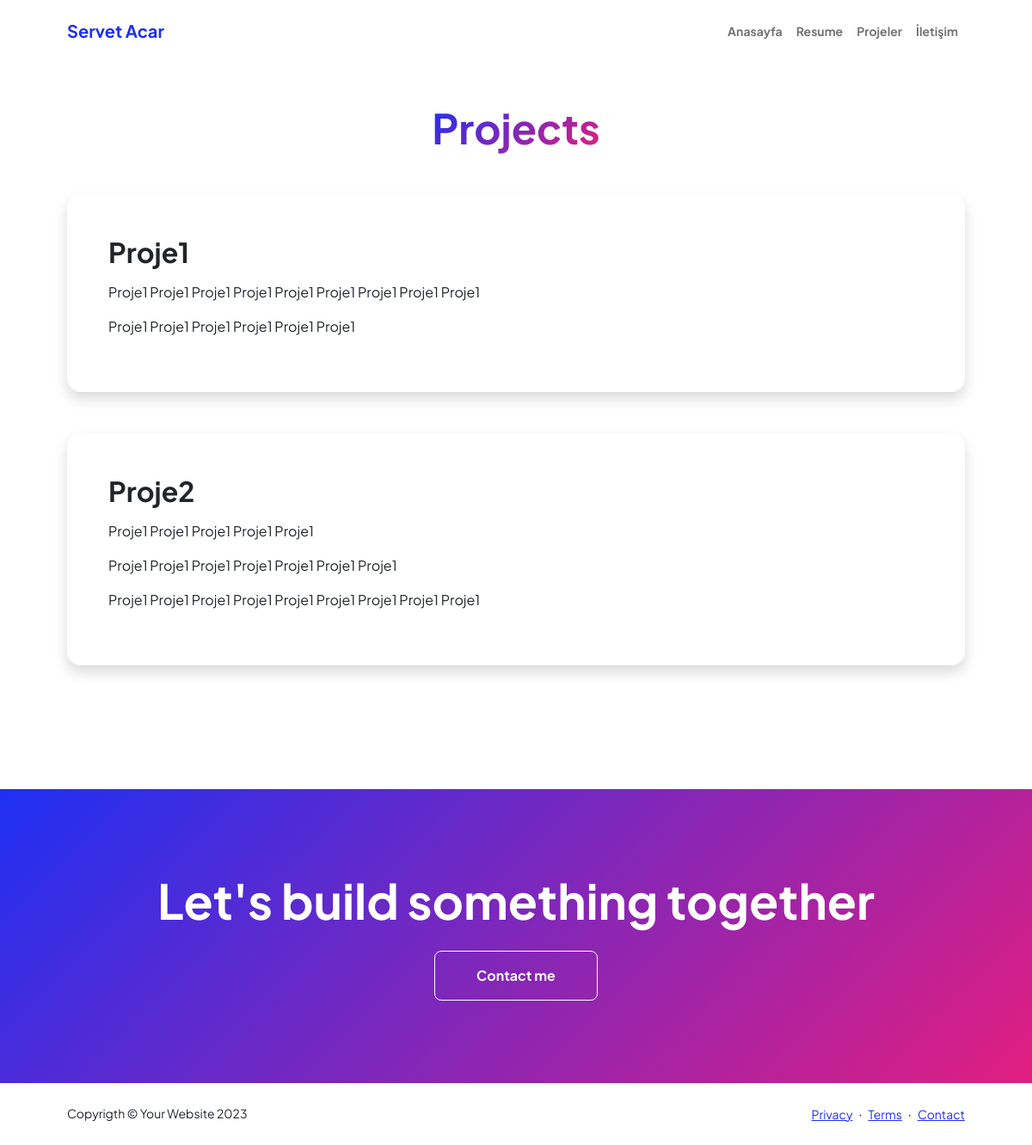
Screenshot of /projeler with the database file from the repository.
### base/models.py (models this page shows)
class Navbar(models.Model):
    title = models.CharField(max_length=500, null=True, blank=True)
    home = models.CharField(max_length=500, null=True, blank=True)
    resume = models.CharField(max_length=500, null=True, blank=True)
    projects = models.CharField(max_length=500, null=True, blank=True)
    contact = models.CharField(max_length=500, null=True, blank=True)
    class Meta:
        verbose_name = ("Navbar")
        verbose_name_plural = ("Navbardaki Başlıkların İsimleri")

class Projects(models.Model):
    title = models.CharField(max_length=300, null=True, blank=True)
    name = models.CharField(max_length=500, null=True, blank=True)
    description = RichTextField(null=True, blank=True)
    image = models.ImageField(null=True, blank=True, upload_to='project_image')
    date = models.DateTimeField(auto_now=True)
    class Meta:
        verbose_name = ("Projects")
        verbose_name_plural = ("Projeler")

class Footer(models.Model):
    copyright = models.CharField(max_length=400, null=True, blank=True)
    copyright_text = models.TextField(null=True, blank=True)
    privacy = models.TextField(null=True, blank=True)
    terms = models.TextField(null=True, blank=True)
    contact = models.TextField(null=True, blank=True)
    date = models.DateTimeField(auto_now=True)
    class Meta:
        verbose_name = ("Footer")
        verbose_name_plural = ("Footer")

### base/views.py (the view)
# urls.py: path('projeler', views.projects, name='project'),
def projects(request):
    navbars = Navbar.objects.first()
    mains = Main.objects.all().order_by('date')
    abouts = About.objects.all().order_by('date')
    socials = SocialMedia.objects.all().order_by('date')
    footers = Footer.objects.all().order_by('date')
    projects = Projects.objects.all().order_by('-date')
    context = {'navbars': navbars,
               'mains': mains,
               'abouts': abouts,
               'socials': socials,
               'footers': footers,
               'projects': projects,
               }
    return render(request, 'base/projects.html', context)

### base/templates/base/projects.html (shortened to what this page needs)
{% extends 'main.html' %}
{% block content %}
{% load static %}
            <section class="py-5">
                <div class="container px-5 mb-5">
                    <div class="text-center mb-5">
                        <h1 class="display-5 fw-bolder mb-0"><span class="text-gradient d-inline">Projects</span></h1>
                    </div>
                    {% for project in projects %}
                    <div class="row gx-5 justify-content-center">
                        <div class="col-lg-11 col-xl-9 col-xxl-8">
                            <div class="card overflow-hidden shadow rounded-4 border-0 mb-5">
                                <div class="card-body p-0">
                                    <div class="d-flex align-items-center">
                                        <div class="p-5">
                                            <h2 class="fw-bolder">{{project.name}}</h2>
                                            <p>{{project.description | safe}}</p>
                                        </div>
                                    </div>
                                </div>
                            </div>
                        </div>
                    </div>
                    {% endfor %}
                </div>
            </section>
            <section class="py-5 bg-gradient-primary-to-secondary text-white">
                <div class="container px-5 my-5">
                    <div class="text-center">
                        <h2 class="display-4 fw-bolder mb-4">Let's build something together</h2>
                        <a class="btn btn-outline-light btn-lg px-5 py-3 fs-6 fw-bolder" href="contact.html">Contact me</a>
                    </div>
                </div>
            </section>
{% endblock %}

### templates/navbar.html (shortened to what this page needs)
{% load static %}
<nav class="navbar navbar-expand-lg navbar-light bg-white py-3">
    <div class="container px-5">
        <a class="navbar-brand" href="{% url 'home' %}"><span class="fw-bolder text-primary">{{navbars.title}}</span></a>
        <div class="collapse navbar-collapse" id="navbarSupportedContent">
            <ul class="navbar-nav ms-auto mb-2 mb-lg-0 small fw-bolder">
                <li class="nav-item"><a class="nav-link" href="{% url 'home' %}">{{navbars.home}}</a></li>
                <li class="nav-item"><a class="nav-link" href="{% url 'resume' %}">{{navbars.resume}}</a></li>
                <li class="nav-item"><a class="nav-link" href="{% url 'project' %}">{{navbars.projects}}</a></li>
                <li class="nav-item"><a class="nav-link" href="contact.html">{{navbars.contact}}</a></li>
            </ul>
        </div>
    </div>
</nav>

### templates/footer.html
{% load static %}
<footer class="bg-white py-4 mt-auto">
    {% for footer in footers %}
    <div class="container px-5">
        <div class="row align-items-center justify-content-between flex-column flex-sm-row">
            <div class="col-auto"><div class="small m-0">{{footer.copyright}} &copy; {{footer.copyright_text}}</div></div>
            <div class="col-auto">
                <a class="small" href="#!">{{footer.privacy}}</a>
                <span class="mx-1">&middot;</span>
                <a class="small" href="#!">{{footer.terms}}</a>
                <span class="mx-1">&middot;</span>
                <a class="small" href="#!">{{footer.contact}}</a>
            </div>
        </div>
    </div>
    {% endfor %}
</footer>

### rows the page displays
Navbar: title "Servet Acar", home "Anasayfa", resume "Resume", projects "Projeler", contact "İletişim"
Projects: name "Proje1", description "Proje1 Proje1 Proje1 Proje1 Proje1 Proje1 Proje1 Proje1 Proje1 Proje1 Proje1 Proje1 Proje1 Proje1 Proje1"
Projects: name "Proje2", description "Proje1 Proje1 Proje1 Proje1 Proje1 Proje1 Proje1 Proje1 Proje1 Proje1 Proje1 Proje1 Proje1 Proje1 Proje1 Proje1 Proje1 Proje1 Proje1 Proje1 Proje1"
Footer: copyright "Copyrigth", copyright_text "Your Website 2023", privacy "Privacy", terms "Terms", contact "Contact"
